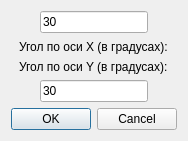
<?xml version="1.0" encoding="UTF-8"?>
<ui version="4.0">
 <class>IlluminantPlaceChooser</class>
 <widget class="QDialog" name="IlluminantPlaceChooser">
  <property name="enabled">
   <bool>true</bool>
  </property>
  <property name="geometry">
   <rect>
    <x>0</x>
    <y>0</y>
    <width>178</width>
    <height>141</height>
   </rect>
  </property>
  <property name="windowTitle">
   <string>Dialog</string>
  </property>
  <layout class="QVBoxLayout" name="verticalLayout_5">
   <item>
    <layout class="QVBoxLayout" name="verticalLayout_4">
     <property name="sizeConstraint">
      <enum>QLayout::SetDefaultConstraint</enum>
     </property>
     <item alignment="Qt::AlignHCenter">
      <widget class="QLineEdit" name="XAngleInp">
       <property name="text">
        <string>30</string>
       </property>
      </widget>
     </item>
     <item alignment="Qt::AlignHCenter">
      <widget class="QLabel" name="label_8">
       <property name="text">
        <string>Угол по оси X (в градусах):</string>
       </property>
      </widget>
     </item>
     <item alignment="Qt::AlignHCenter">
      <widget class="QLabel" name="label_9">
       <property name="text">
        <string>Угол по оси Y (в градусах):</string>
       </property>
      </widget>
     </item>
     <item alignment="Qt::AlignHCenter">
      <widget class="QLineEdit" name="YAngleInp">
       <property name="text">
        <string>30</string>
       </property>
      </widget>
     </item>
     <item>
      <widget class="QDialogButtonBox" name="buttonBox">
       <property name="orientation">
        <enum>Qt::Horizontal</enum>
       </property>
       <property name="standardButtons">
        <set>QDialogButtonBox::Cancel|QDialogButtonBox::Ok</set>
       </property>
      </widget>
     </item>
    </layout>
   </item>
  </layout>
 </widget>
 <resources/>
 <connections/>
</ui>
